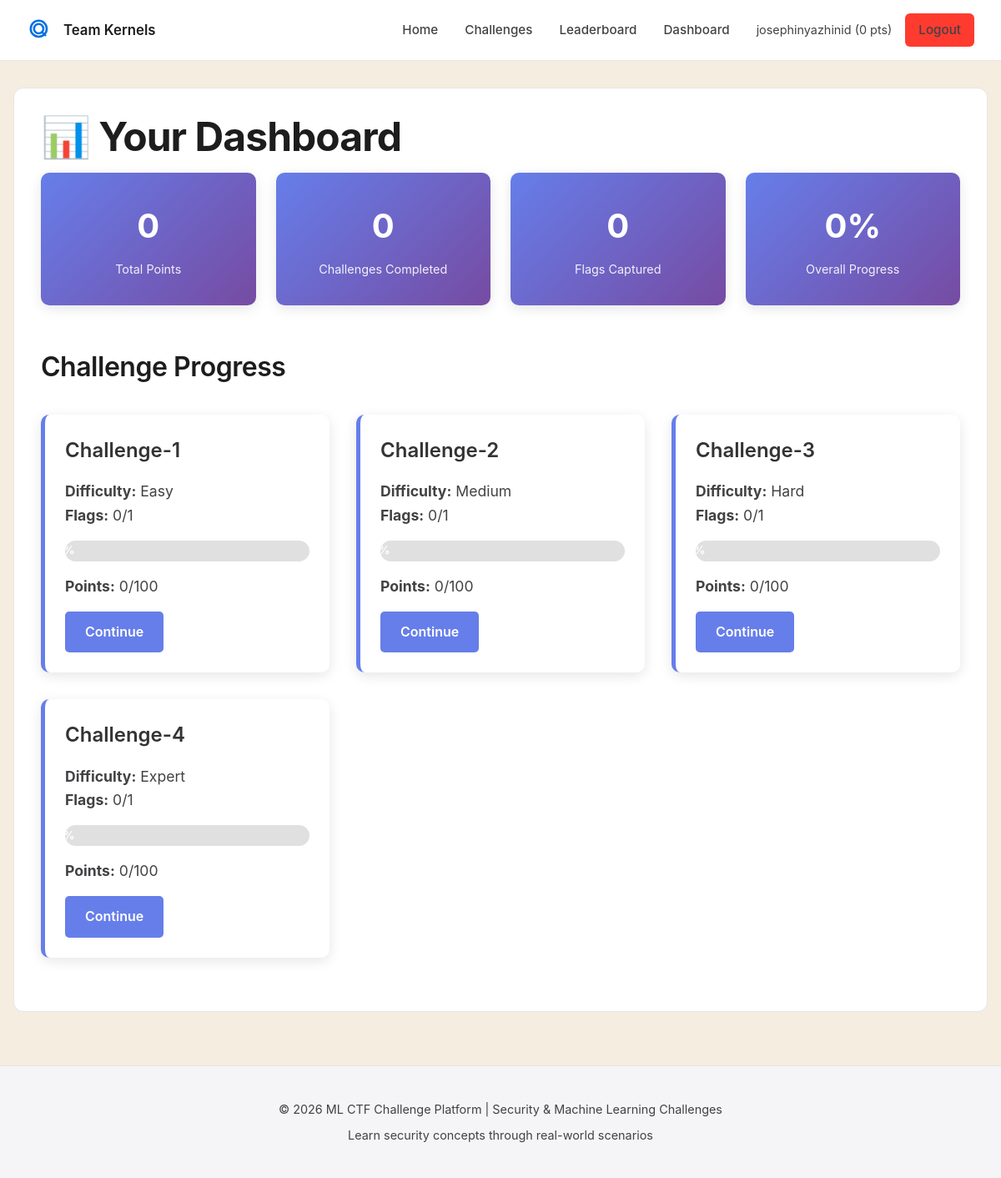
The app's page /dashboard (signed in) with its own data.
### models.py (models this page shows, shortened)
class User(UserMixin, db.Model):
    __tablename__ = 'users'
    id = db.Column(db.Integer, primary_key=True)
    username = db.Column(db.String(255), unique=True, nullable=False, index=True)
    email = db.Column(db.String(255), unique=True, nullable=False, index=True)
    password_hash = db.Column(db.String(255), nullable=False)
    created_at = db.Column(db.DateTime, default=datetime.utcnow)
    last_login = db.Column(db.DateTime)
    total_points = db.Column(db.Integer, default=0)
    is_admin = db.Column(db.Boolean, default=False)  # Admin can approve scores and manage leaderboard
    is_leaderboard_public = db.Column(db.Boolean, default=False)  # Admin toggle to show leaderboard to all
    submissions = db.relationship('Submission', backref='user', lazy=True, cascade='all, delete-orphan')
    scores = db.relationship('Score', foreign_keys='Score.user_id', backref='user', lazy=True, cascade='all, delete-orphan')
    approved_scores = db.relationship('Score', foreign_keys='Score.approved_by', backref='approved_by_user', lazy=True)

class Challenge(db.Model):
    __tablename__ = 'challenges'
    id = db.Column(db.Integer, primary_key=True)
    title = db.Column(db.String(255), nullable=False)
    description = db.Column(db.Text, nullable=False)
    category = db.Column(db.String(100))
    difficulty = db.Column(db.String(50))  # Easy, Medium, Hard, Expert
    total_points = db.Column(db.Integer, default=100)
    source_file_path = db.Column(db.String(255))
    order_position = db.Column(db.Integer, default=0)
    created_at = db.Column(db.DateTime, default=datetime.utcnow)
    flags = db.relationship('Flag', backref='challenge', lazy=True, cascade='all, delete-orphan')
    submissions = db.relationship('Submission', backref='challenge', lazy=True, cascade='all, delete-orphan')
    scores = db.relationship('Score', backref='challenge', lazy=True, cascade='all, delete-orphan')
    def get_user_progress(self, user_id):
        approved_flags = db.session.query(db.func.count(db.distinct(Score.flag_id))).filter(
            Score.user_id == user_id,
            Score.challenge_id == self.id,
            Score.is_approved == True
        ).scalar() or 0
        pending_flags = db.session.query(db.func.count(db.distinct(Score.flag_id))).filter(
            Score.user_id == user_id,
            Score.challenge_id == self.id,
            Score.is_approved == False
        ).scalar() or 0
        total_points = db.session.query(db.func.sum(Score.points)).filter(
            Score.user_id == user_id,
            Score.challenge_id == self.id,
            Score.is_approved == True
        ).scalar() or 0
        return {
            'completed_flags': approved_flags,
            'pending_flags': pending_flags,
            'total_flags': len(self.flags),
            'points_earned': total_points,
            'total_possible': self.total_points
        }

### routes/challenges.py (the view)
@challenges_bp.route('/dashboard')
@login_required
def dashboard():
    challenges = Challenge.query.order_by(Challenge.order_position).all()
    progress_data = {
        challenge.id: challenge.get_user_progress(current_user.id)
        for challenge in challenges
    }
    return render_template('dashboard.html', challenges=challenges, progress=progress_data)

### templates/dashboard.html (shortened to what this page needs)
{% extends "base.html" %}
{% block content %}
<h1 style="margin-bottom: 1rem;">📊 Your Dashboard</h1>
<div class="user-stats">
    <div class="stat-card">
        <div class="stat-number">{{ current_user.total_points }}</div>
        <div class="stat-label">Total Points</div>
    </div>
    <div class="stat-card">
        <div class="stat-number" id="completedCount">0</div>
        <div class="stat-label">Challenges Completed</div>
    </div>
    <div class="stat-card">
        <div class="stat-number" id="flagCount">0</div>
        <div class="stat-label">Flags Captured</div>
    </div>
    <div class="stat-card">
        <div class="stat-number">{{ (current_user.total_points / 500 * 100)|int }}%</div>
        <div class="stat-label">Overall Progress</div>
    </div>
</div>
<h2 style="margin: 2rem 0 1rem 0;">Challenge Progress</h2>
<div class="progress-grid">
    {% for challenge in challenges %}
    <div class="progress-card">
        <h3>{{ challenge.title }}</h3>
        <p><strong>Difficulty:</strong> {{ challenge.difficulty }}</p>
        <p><strong>Flags:</strong> {{ progress[challenge.id].completed_flags }}/{{ progress[challenge.id].total_flags }}</p>
        <div class="progress-bar">
            <div class="progress-fill" style="width: {{ (progress[challenge.id].completed_flags / progress[challenge.id].total_flags * 100)|int }}%">
                {{ (progress[challenge.id].completed_flags / progress[challenge.id].total_flags * 100)|int }}%
            </div>
        </div>
        <p><strong>Points:</strong> {{ progress[challenge.id].points_earned }}/{{ progress[challenge.id].total_possible }}</p>
        <a href="{{ url_for('challenges.view_challenge', challenge_id=challenge.id) }}" class="challenge-link">
            {% if progress[challenge.id].completed_flags == progress[challenge.id].total_flags %}
                ✓ Completed
            {% else %}
                Continue
            {% endif %}
        </a>
    </div>
    {% endfor %}
</div>
{% endblock %}

### templates/base.html (shortened to what this page needs)
<!DOCTYPE html>
<html lang="en">
<head>
    <link rel="stylesheet" href="{{ url_for('static', filename='styles.css') }}">
</head>
<body>
    <header>
        <nav>
            <a href="{{ url_for('index') }}" class="logo">
                <svg class="logo-icon" viewBox="0 0 200 200" xmlns="http://www.w3.org/2000/svg">
                    <g fill="none" stroke="currentColor" stroke-width="16" stroke-linecap="round" stroke-linejoin="round">
                        <circle cx="90" cy="90" r="60"/>
                        <circle cx="90" cy="90" r="35" fill="white"/>
                        <path d="M 115 115 L 140 140" stroke-width="14"/>
                    </g>
                </svg>
                <span>Team Kernels</span>
            </a>
            <ul class="nav-links">
                <li><a href="{{ url_for('index') }}">Home</a></li>
                <li><a href="{{ url_for('challenges.list_challenges') }}">Challenges</a></li>
                <li><a href="{{ url_for('challenges.leaderboard') }}">Leaderboard</a></li>
                {% if current_user.is_authenticated %}
                    <li><a href="{{ url_for('challenges.dashboard') }}">Dashboard</a></li>
                    <li class="user-info">
                        {{ current_user.username }} ({{ current_user.total_points }} pts)
                        <a href="{{ url_for('auth.logout') }}" class="btn btn-danger" style="padding: 0.5rem 1rem;">Logout</a>
                    </li>
                {% else %}
                    <li><a href="{{ url_for('auth.login') }}">Login</a></li>
                    <li><a href="{{ url_for('auth.register') }}">Register</a></li>
                {% endif %}
            </ul>
        </nav>
    </header>
    <div class="container">
        <div class="content">
            {% block content %}{% endblock %}
        </div>
    </div>
    <footer>
        <div class="footer-content">
            <p>&copy; 2026 ML CTF Challenge Platform | Security & Machine Learning Challenges</p>
            <p>Learn security concepts through real-world scenarios</p>
        </div>
    </footer>
</body>
</html>

### static/styles.css (style rules this page uses)
* { margin: 0; padding: 0; box-sizing: border-box; }
:root { --primary: #0071e3; --text-dark: #1d1d1d; --text-secondary: #424245; --text-light: #86868b; --border: #e5e5e7; --bg-light: #f5f5f7; --bg-white: #ffffff; --success: #34c759; --danger: #ff3b30; --warning: #ff9500; }
body { font-family: -apple-system, BlinkMacSystemFont, 'Segoe UI', 'Helvetica Neue', sans-serif; background: var(--bg-white); color: var(--text-dark); line-height: 1.6; font-size: 16px; }
h1 { font-size: 3rem; font-weight: 700; letter-spacing: -0.02em; line-height: 1.1; color: var(--text-dark); }
h2 { font-size: 2rem; font-weight: 600; letter-spacing: -0.015em; color: var(--text-dark); }
h3 { font-size: 1.5rem; font-weight: 600; color: var(--text-dark); }
p { color: var(--text-secondary); font-size: 1.1rem; line-height: 1.6; }
a { color: var(--primary); text-decoration: none; transition: color 0.2s ease; }
header { background: var(--bg-white); border-bottom: 1px solid var(--border); padding: 0.75rem 2rem; position: sticky; top: 0; z-index: 1000; backdrop-filter: blur(20px); -webkit-backdrop-filter: blur(20px); background-color: rgba(255, 255, 255, 0.8); }
nav { max-width: 1200px; margin: 0 auto; display: flex; justify-content: space-between; align-items: center; height: 48px; }
.logo { display: flex; align-items: center; gap: 0.5rem; font-size: 1rem; font-weight: 600; color: var(--text-dark); text-decoration: none; }
.nav-links { display: flex; list-style: none; gap: 2rem; align-items: center; }
.nav-links a { color: var(--text-secondary); text-decoration: none; font-weight: 500; font-size: 0.95rem; transition: color 0.2s; }
.user-info { display: flex; align-items: center; gap: 1rem; font-size: 0.9rem; color: var(--text-secondary); }
.container { max-width: 1200px; margin: 0 auto; padding: 4rem 2rem; }
.content { padding: 2rem 0; }
.btn { display: inline-block; padding: 0.75rem 2rem; border-radius: 0.5rem; font-weight: 500; text-decoration: none; cursor: pointer; transition: all 0.2s ease; border: none; font-size: 1rem; }
.btn-danger { background: var(--danger); color: white; }
footer { background: var(--bg-light); border-top: 1px solid var(--border); padding: 2rem; margin-top: 4rem; color: var(--text-light); font-size: 0.85rem; text-align: center; }
.content { background: var(--white); border-radius: 8px; padding: 2rem; border: 1px solid var(--border-light); }
.btn { display: inline-block; padding: 0.75rem 1.5rem; border-radius: 6px; text-decoration: none; cursor: pointer; border: none; font-weight: 500; transition: all 0.3s ease; font-size: 0.95rem; text-align: center; }
.btn-danger { background: var(--danger); color: var(--white); }
footer { background: var(--text-dark); color: var(--white); padding: 2rem; text-align: center; margin-top: 4rem; border-top: 1px solid var(--border-light); }
footer p { font-size: 0.9rem; margin: 0.5rem 0; }

### templates/base.html (style rules this page uses)
* { margin: 0; padding: 0; box-sizing: border-box; }
body { font-family: -apple-system, BlinkMacSystemFont, 'Segoe UI', 'Helvetica Neue', sans-serif; background: #f5ede0; min-height: 100vh; color: #1d1d1d; }
header { background-color: #ffffff; border-bottom: 1px solid #e5e5e7; padding: 0.75rem 2rem; position: sticky; top: 0; z-index: 100; }
nav { display: flex; justify-content: space-between; align-items: center; max-width: 1200px; margin: 0 auto; }
.logo { color: #1d1d1d; font-size: 1.05rem; font-weight: 600; text-decoration: none; display: flex; align-items: center; gap: 0.75rem; transition: opacity 0.2s; }
.logo-icon { height: 32px; width: 32px; color: #0071e3; flex-shrink: 0; }
.nav-links { display: flex; gap: 2rem; align-items: center; list-style: none; }
.nav-links a { color: #424245; text-decoration: none; transition: color 0.2s; font-weight: 500; font-size: 0.95rem; }
.user-info { display: flex; gap: 1rem; align-items: center; color: #424245; font-size: 0.9rem; }
.btn { display: inline-block; padding: 0.75rem 1.5rem; border-radius: 6px; text-decoration: none; cursor: pointer; border: none; font-weight: 600; transition: all 0.3s ease; font-size: 1rem; }
.btn-danger { background-color: #ff3b30; color: white; }
.container { max-width: 1200px; margin: 2rem auto; padding: 0 1rem; }
.content { background: white; border-radius: 12px; padding: 2rem; border: 1px solid #e5e5e7; animation: slideUp 0.3s ease-out; }
footer { background-color: #f5f5f7; color: #424245; text-align: center; padding: 2rem; margin-top: 4rem; border-top: 1px solid #e5e5e7; }
.footer-content { max-width: 1200px; margin: 0 auto; }

### records on screen
User: username "josephinyazhinid", total_points "0", (current_user.total_points/500*100)|int "0"
Challenge: title "Challenge-1", difficulty "Easy", progress "0", id "1", total_points "100", shows "Continue"
Challenge: title "Challenge-2", difficulty "Medium", progress "0", progress "1", total_points "100", shows "Continue"
Challenge: title "Challenge-3", difficulty "Hard", progress "0", progress "1", total_points "100", shows "Continue"
Challenge: title "Challenge-4", difficulty "Expert", progress "0", progress "1", total_points "100", shows "Continue"
